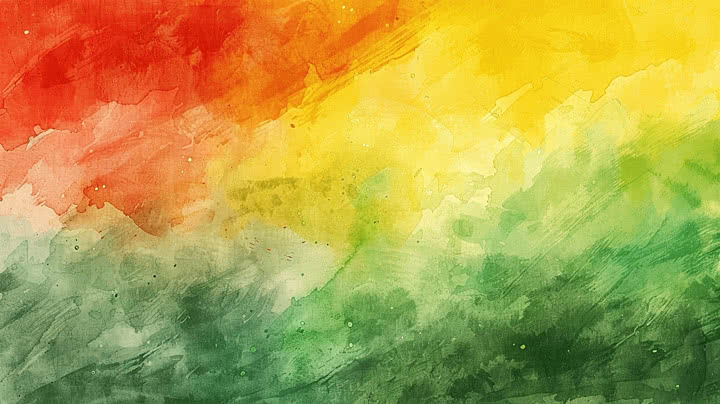
#> input picture LAB-EXP-8/images/2.jpg, 720 x 404 px, found by its file name
$ jupyter execute x.ipynb
#> lines starting #> are read from the running program, lines starting #| are printed output that depends on the picture; after the words box and inside, x2 and y2 are one past the last pixel; in counts of white or black regions, pixels touching at a corner belong together
[cell 1]
import cv2
import numpy as np
import matplotlib.pyplot as plt

[cell 2]
img = cv2.imread(r'D:\IPCV\LAB-EXP-8\images\2.jpg')
#> img is the input picture: shape (404, 720, 3); mean B, G, R 71.6, 162.1, 179.5

[cell 3]
gray = cv2.cvtColor(img,cv2.COLOR_BGR2GRAY)
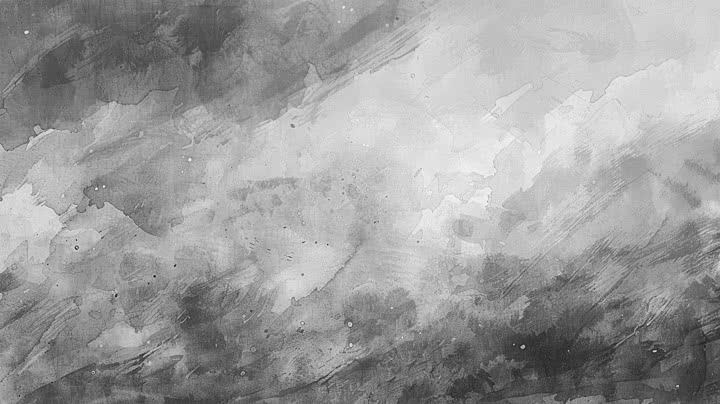
#> gray: shape (404, 720); min 8, max 246, mean 157

[cell 4]
hsv = cv2.cvtColor(img,cv2.COLOR_BGR2HSV)
#> hsv: shape (404, 720, 3); mean H, S, V 32.6, 156, 197.3

[cell 5]
h,s,v = cv2.split(hsv)
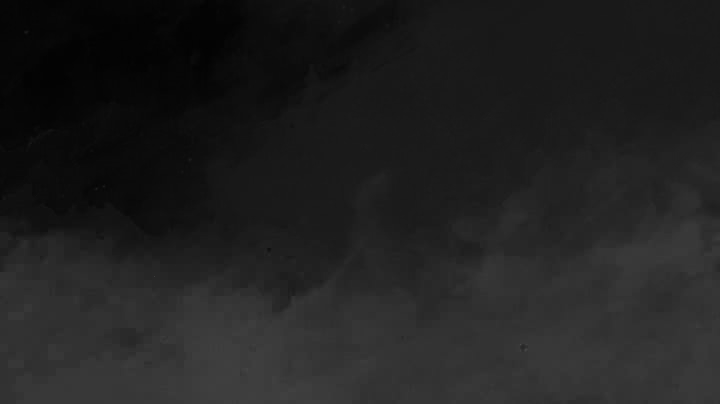
#> h: shape (404, 720); min 2, max 76, mean 32.6
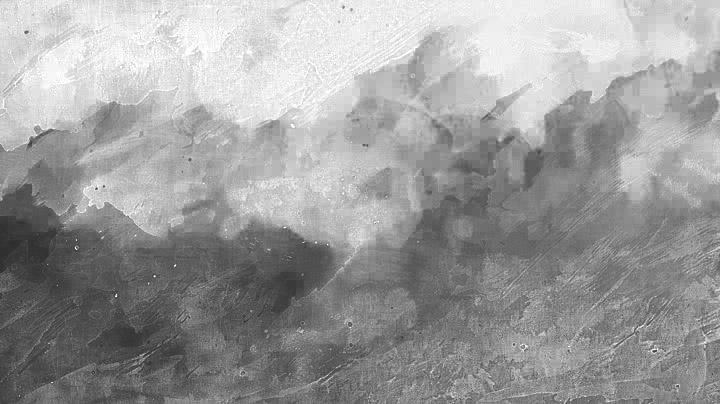
#> s: shape (404, 720); min 45, max 255, mean 156
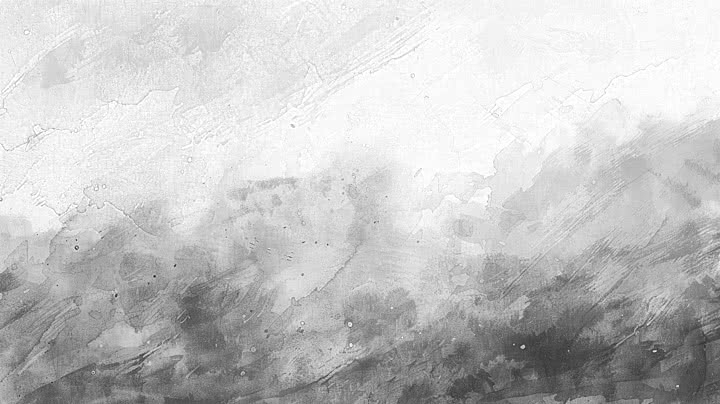
#> v: shape (404, 720); min 14, max 255, mean 197.3

[cell 6]
print(hsv)
#> (printed output is left out)

[cell 7]
lower_h = 35
upper_h = 85

[cell 8]
mask = cv2.inRange(h,lower_h,upper_h)
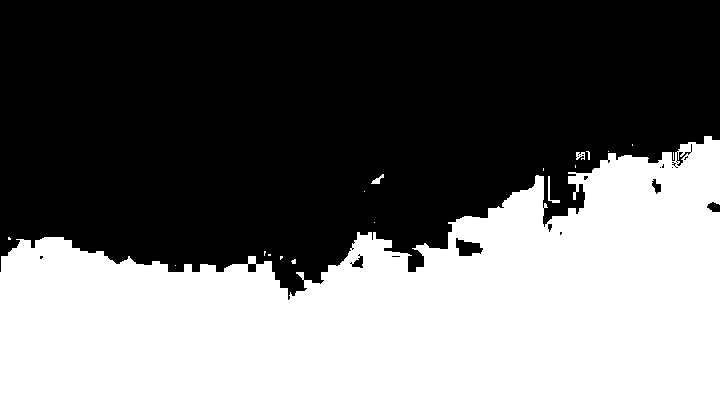
#> mask: shape (404, 720); 43.2% white; 18 white regions (14 under 20 px), largest, box (x1, y1, x2, y2) and area: (0, 136, 720, 404) 125420, (548, 176, 560, 203) 76, (371, 174, 384, 184) 56, (576, 152, 585, 160) 50

[cell 9]
result = cv2.bitwise_and(img,img,mask=mask)
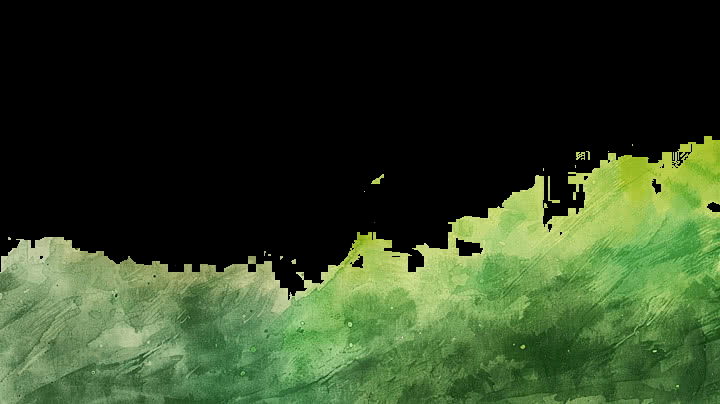
#> result: shape (404, 720, 3); mean B, G, R 35.7, 65.5, 48.1

[cell 10]
print(mask)
#> (printed output is left out)

[cell 11]
cv2.imwrite('mask.jpg',result)
#> Out = True

# Add Saturation and Value filtering

[cell 12]
lower_green = np.array([35, 50, 50])   # H, S, V (min)
upper_green = np.array([85, 255, 255]) # H, S, V (max)

[cell 13]
mask = cv2.inRange(hsv, lower_green, upper_green)

[cell 14]
result = cv2.bitwise_and(img, img, mask=mask)

[cell 15]
# Save original image
cv2.imwrite(r'D:\IPCV\LAB-EXP-8\original.jpg', img)

# Save HSV image (note: colors will look different if opened normally)
cv2.imwrite(r'D:\IPCV\LAB-EXP-8\hsv.jpg', hsv)

# Save individual channels
cv2.imwrite(r'D:\IPCV\LAB-EXP-8\hue.jpg', h)
cv2.imwrite(r'D:\IPCV\LAB-EXP-8\saturation.jpg', s)
cv2.imwrite(r'D:\IPCV\LAB-EXP-8\value.jpg', v)

# Save final filtered result
cv2.imwrite(r'D:\IPCV\LAB-EXP-8\filtered_green.jpg', result)
#> Out = True
